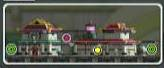
#> input picture docus/archived/msmacro_cv_frame_object_recognize.jpg, 164 x 68 px, given in place of msmacro_cv_frame_original.jpg, which was not available
$ python test_yuyv_detection.py
#> lines starting #> are read from the running program, lines starting #| are printed output that depends on the picture; pictures that were not available may be replaced by others from this repository, and a replacement may not be noted
### msmacro/cv/region_analysis.py
"""
Region-based analysis utilities for CV frames.

Provides functions to analyze specific regions of captured frames for:
- Color detection (white/black/specific colors)
- Template matching in regions
- Text detection (OCR) in regions
- Shape detection in regions
"""

import numpy as np
import cv2
from typing import Tuple, Optional, Dict, Any
from dataclasses import dataclass


@dataclass
class Region:
    """
    Define a rectangular region of interest in a frame.

    Coordinates can be:
    - Absolute pixels: x=100, y=50, width=200, height=100
    - Relative (0.0-1.0): x=0.0, y=0.0, width=0.2, height=0.1 (top-left 20% x 10%)
    """
    x: float  # Left edge (pixels or relative 0.0-1.0)
    y: float  # Top edge (pixels or relative 0.0-1.0)
    width: float  # Width (pixels or relative 0.0-1.0)
    height: float  # Height (pixels or relative 0.0-1.0)
    relative: bool = False  # True if coordinates are relative (0.0-1.0)

    # [491 lines left out: functions to_absolute, extract_region, is_white_region, is_black_region, detect_color_in_region, get_region_average_color and 4 more, not called in this run]


# ============================================================================
# YUYV Format Processing Functions
# ============================================================================
# YUYV (also called YUY2) is a packed YUV format where:
# - 4 bytes represent 2 pixels: [Y0 U Y1 V]
# - Y = luminance (brightness) - 0-255
# - U, V = chrominance (color) - shared between 2 pixels
#
# For white frame detection, we only need the Y channel which directly
# represents brightness, allowing faster processing than full BGR conversion.
# ============================================================================

def bgr_to_yuyv_bytes(bgr_frame: np.ndarray) -> bytes:
    """
    Convert BGR frame to simulated YUYV byte format.

    Since OpenCV's VideoCapture.read() converts YUYV to BGR automatically,
    this function converts it back to YUYV format for processing with
    YUYV-based detection functions.

    Args:
        bgr_frame: BGR frame from OpenCV (HxWx3 numpy array)

    Returns:
        Simulated YUYV bytes (packed format: Y0 U Y1 V)

    Note:
        This is a simulation - real YUYV from camera would be slightly different
        due to chroma subsampling, but Y channel values are equivalent.
    """
    # Convert BGR to YCrCb (OpenCV's YUV equivalent)
    ycrcb = cv2.cvtColor(bgr_frame, cv2.COLOR_BGR2YCrCb)

    h, w = ycrcb.shape[:2]

    # Extract Y, Cr, Cb channels
    y = ycrcb[:, :, 0]  # Y (luminance)
    cr = ycrcb[:, :, 1]  # Cr (red-difference)
    cb = ycrcb[:, :, 2]  # Cb (blue-difference)

    # YUYV packing: Y0 U Y1 V (4 bytes for 2 pixels, U and V shared)
    # U = Cb, V = Cr in YUV terminology
    yuyv_bytes = bytearray(h * w * 2)

    for row in range(h):
        for col in range(0, w, 2):  # Process 2 pixels at a time
            # Get Y values for both pixels
            y0 = y[row, col]
            y1 = y[row, col + 1] if col + 1 < w else y0

            # Get shared U (Cb) and V (Cr) values
            # Average Cb and Cr from both pixels
            u = cb[row, col] if col < w else 128
            v = cr[row, col] if col < w else 128

            # Pack into YUYV format: Y0 U Y1 V
            byte_offset = (row * w * 2) + (col * 2)
            yuyv_bytes[byte_offset + 0] = y0
            yuyv_bytes[byte_offset + 1] = u
            yuyv_bytes[byte_offset + 2] = y1
            yuyv_bytes[byte_offset + 3] = v

    return bytes(yuyv_bytes)


def extract_y_channel_from_yuyv(
    yuyv_data: bytes,
    width: int,
    height: int,
    x: int,
    y: int,
    region_width: int,
    region_height: int
) -> Optional[np.ndarray]:
    """
    Extract Y (luminance) channel from a region of YUYV raw data.

    YUYV packing format: Y0 U Y1 V (4 bytes for 2 pixels)
    Y values are at byte positions: 0, 2, 4, 6, 8, ...

    Args:
        yuyv_data: Raw YUYV bytes from camera
        width: Full frame width in pixels
        height: Full frame height in pixels
        x: Region start X coordinate
        y: Region start Y coordinate
        region_width: Region width in pixels
        region_height: Region height in pixels

    Returns:
        2D numpy array of Y values (uint8), or None on error

    Example:
        >>> # Extract 100x50 region starting at (10, 20)
        >>> y_data = extract_y_channel_from_yuyv(raw_bytes, 1280, 720, 10, 20, 100, 50)
        >>> white_pixels = np.sum(y_data > 240)
    """
    # Validate inputs
    if not yuyv_data:
        return None

    # YUYV uses 2 bytes per pixel (actually 4 bytes per 2 pixels)
    bytes_per_pixel = 2
    expected_size = width * height * bytes_per_pixel

    if len(yuyv_data) < expected_size:
        return None

    # Clamp region to frame boundaries
    x = max(0, min(x, width - 1))
    y = max(0, min(y, height - 1))
    region_width = max(1, min(region_width, width - x))
    region_height = max(1, min(region_height, height - y))

    # Create output array
    y_channel = np.zeros((region_height, region_width), dtype=np.uint8)

    # Extract Y values row by row
    for row in range(region_height):
        frame_row = y + row
        for col in range(region_width):
            frame_col = x + col

            # Calculate byte position in YUYV data
            # Each row has (width * 2) bytes
            # Each pixel's Y value is at even byte positions: 0, 2, 4, ...
            byte_offset = (frame_row * width * 2) + (frame_col * 2)

            if byte_offset < len(yuyv_data):
                y_channel[row, col] = yuyv_data[byte_offset]

    return y_channel


def find_white_border_edges_yuyv(
    y_channel: np.ndarray,
    start_x: int,
    start_y: int,
    max_width: int = 500,
    max_height: int = 150,
    white_threshold: int = 240,
    border_thickness: int = 3
) -> Optional[Tuple[int, int, int, int]]:
    """
    Find white frame edges by scanning from a fixed starting point.

    Scans rightward and downward from the starting point to find white border
    edges, then returns the bounding box of the white-bordered region.

    Args:
        y_channel: Y (luminance) channel data (2D numpy array)
        start_x: Fixed X starting point in the Y channel
        start_y: Fixed Y starting point in the Y channel
        max_width: Maximum width to scan (default: 500)
        max_height: Maximum height to scan (default: 150)
        white_threshold: Minimum Y value for "white" pixels (default: 240)
        border_thickness: Expected border thickness in pixels (default: 3)

    Returns:
        Tuple of (x, y, width, height) relative to Y channel, or None if not found

    Algorithm:
        1. Verify top-left corner has white border
        2. Scan rightward to find right border edge
        3. Scan downward to find bottom border edge
        4. Validate borders are continuous and white
        5. Return bounding box including borders
    """
    h, w = y_channel.shape

    # Validate starting point is within bounds
    if start_x >= w or start_y >= h:
        return None

    # Check if starting point has white border (top-left corner)
    corner_region = y_channel[start_y:start_y+border_thickness,
                               start_x:start_x+border_thickness]
    if corner_region.size == 0:
        return None

    corner_white_ratio = np.sum(corner_region >= white_threshold) / corner_region.size
    if corner_white_ratio < 0.7:  # At least 70% of corner should be white
        return None

    # Scan rightward to find right edge
    # Look for continuous white border in top row
    right_edge = start_x + max_width
    for x in range(start_x + 10, min(start_x + max_width, w)):
        # Check top border at this x position
        top_border = y_channel[start_y:start_y+border_thickness, x:x+border_thickness]
        if top_border.size > 0:
            white_ratio = np.sum(top_border >= white_threshold) / top_border.size
            # If top border becomes non-white, we found the right edge
            if white_ratio < 0.5:
                right_edge = x
                break
    else:
        right_edge = min(start_x + max_width, w)

    frame_width = right_edge - start_x

    # Scan downward to find bottom edge
    # Look for continuous white border in left column
    bottom_edge = start_y + max_height
    for y in range(start_y + 10, min(start_y + max_height, h)):
        # Check left border at this y position
        left_border = y_channel[y:y+border_thickness, start_x:start_x+border_thickness]
        if left_border.size > 0:
            white_ratio = np.sum(left_border >= white_threshold) / left_border.size
            # If left border becomes non-white, we found the bottom edge
            if white_ratio < 0.5:
                bottom_edge = y
                break
    else:
        bottom_edge = min(start_y + max_height, h)

    frame_height = bottom_edge - start_y

    # Validate minimum size
    if frame_width < 50 or frame_height < 20:
        return None

    return (start_x, start_y, frame_width, frame_height)


# [48 lines left out: function validate_dark_background_yuyv, not called in this run]


def detect_white_frame_yuyv(
    yuyv_data: bytes,
    frame_width: int,
    frame_height: int,
    fixed_start_x: int = 68,
    fixed_start_y: int = 56,
    max_frame_width: int = 500,
    max_frame_height: int = 150,
    white_threshold: int = 240
) -> Optional[Dict[str, Any]]:
    """
    Advanced white frame detection using raw YUYV data.

    Optimized for detecting MapleStory party/quest UI frame with white border
    on dark gray background. Uses fixed starting point and variable size detection.

    This function processes YUYV data directly (before BGR conversion) for
    better performance and color accuracy.

    Args:
        yuyv_data: Raw YUYV bytes from capture device
        frame_width: Frame width in pixels (e.g., 1280)
        frame_height: Frame height in pixels (e.g., 720)
        fixed_start_x: Fixed X coordinate where frame always starts (default: 68)
        fixed_start_y: Fixed Y coordinate where frame always starts (default: 56)
        max_frame_width: Maximum frame width to search (default: 500)
        max_frame_height: Maximum frame height to search (default: 150)
        white_threshold: Minimum Y value for white pixels (default: 240)

    Returns:
        Dict with detection result:
            {
                "detected": bool,
                "x": int, "y": int,
                "width": int, "height": int,
                "confidence": float,
                "white_border_quality": float,
                "dark_background": bool,
                "method": "yuyv"
            }
        Or None on critical error

    Example:
        >>> result = detect_white_frame_yuyv(yuyv_bytes, 1280, 720)
        >>> if result and result["detected"]:
        >>>     print(f"Frame at ({result['x']}, {result['y']}) "
        >>>           f"size {result['width']}x{result['height']} "
        >>>           f"confidence {result['confidence']:.2%}")
    """
    # Extract large region around the expected frame location
    # This includes the frame plus surrounding area for background validation
    search_margin = 30
    search_x = max(0, fixed_start_x - search_margin)
    search_y = max(0, fixed_start_y - search_margin)
    search_width = min(max_frame_width + search_margin * 2, frame_width - search_x)
    search_height = min(max_frame_height + search_margin * 2, frame_height - search_y)

    # Extract Y channel for the search region
    y_channel = extract_y_channel_from_yuyv(
        yuyv_data,
        frame_width,
        frame_height,
        search_x,
        search_y,
        search_width,
        search_height
    )

    if y_channel is None:
        return None

    # Convert fixed start point to coordinates within the extracted Y channel
    local_start_x = fixed_start_x - search_x
    local_start_y = fixed_start_y - search_y

    # Find white border edges starting from the fixed point
    edges = find_white_border_edges_yuyv(
        y_channel,
        local_start_x,
        local_start_y,
        max_frame_width,
        max_frame_height,
        white_threshold
    )

    # Default result
    result = {
        "detected": False,
        "x": fixed_start_x,
        "y": fixed_start_y,
        "width": 0,
        "height": 0,
        "confidence": 0.0,
        "white_border_quality": 0.0,
        "dark_background": False,
        "method": "yuyv"
    }

    if edges is None:
        return result

    local_x, local_y, det_width, det_height = edges

    # Convert back to absolute frame coordinates
    abs_x = search_x + local_x
    abs_y = search_y + local_y

    # Validate dark background around the frame
    dark_bg = validate_dark_background_yuyv(
        y_channel,
        local_x,
        local_y,
        det_width,
        det_height
    )

    # Analyze border quality
    # Sample the border pixels (top, left, right, bottom edges)
    border_pixels = []

    # Top border
    top_border = y_channel[local_y:local_y+3, local_x:local_x+det_width]
    if top_border.size > 0:
        border_pixels.append(top_border.flatten())

    # Left border
    left_border = y_channel[local_y:local_y+det_height, local_x:local_x+3]
    if left_border.size > 0:
        border_pixels.append(left_border.flatten())

    # Right border (if within bounds)
    if local_x + det_width < y_channel.shape[1]:
        right_border = y_channel[local_y:local_y+det_height, local_x+det_width-3:local_x+det_width]
        if right_border.size > 0:
            border_pixels.append(right_border.flatten())

    # Bottom border (if within bounds)
    if local_y + det_height < y_channel.shape[0]:
        bottom_border = y_channel[local_y+det_height-3:local_y+det_height, local_x:local_x+det_width]
        if bottom_border.size > 0:
            border_pixels.append(bottom_border.flatten())

    # Calculate border quality
    white_border_quality = 0.0
    if border_pixels:
        all_border = np.concatenate(border_pixels)
        white_border_quality = np.sum(all_border >= white_threshold) / len(all_border)

    # Calculate confidence score
    # High confidence requires:
    # 1. Good white border quality (>70%)
    # 2. Dark background validation
    # 3. Reasonable size
    confidence = 0.0
    if white_border_quality > 0.7 and det_width > 100 and det_height > 30:
        confidence = white_border_quality
        if dark_bg:
            confidence = min(1.0, confidence * 1.2)  # Boost confidence if background is correct

    # Detection successful if confidence > 0.7
    detected = confidence > 0.7

    result.update({
        "detected": detected,
        "x": int(abs_x),
        "y": int(abs_y),
        "width": int(det_width),
        "height": int(det_height),
        "confidence": float(confidence),
        "white_border_quality": float(white_border_quality),
        "dark_background": dark_bg
    })

    return result


# Common region presets for 1280x720 and 1920x1080 screens
REGIONS = {
    # Top-left corner (200x100 pixels)
    "top_left_corner": Region(x=0, y=0, width=200, height=100),

    # Top-left corner (relative: 15% width, 10% height)
    "top_left_relative": Region(x=0.0, y=0.0, width=0.15, height=0.1, relative=True),

    # Top-right corner
    "top_right_corner": Region(x=1.0, y=0.0, width=0.15, height=0.1, relative=True),

    # Bottom-left corner
    "bottom_left_corner": Region(x=0.0, y=0.9, width=0.15, height=0.1, relative=True),

    # Bottom-right corner
    "bottom_right_corner": Region(x=0.85, y=0.9, width=0.15, height=0.1, relative=True),

    # Center region
    "center": Region(x=0.4, y=0.4, width=0.2, height=0.2, relative=True),

    # Top bar (full width, 50 pixels high)
    "top_bar": Region(x=0.0, y=0.0, width=1.0, height=50, relative=False),

    # Bottom bar (full width, 50 pixels high)
    "bottom_bar": Region(x=0.0, y=1.0, width=1.0, height=50, relative=False),
}

### scripts/test_yuyv_detection.py
#!/usr/bin/env python3
"""
Test YUYV-based white frame detection with real MapleStory frames.
"""

import cv2
import sys
import os
sys.path.insert(0, os.path.dirname(os.path.dirname(os.path.abspath(__file__))))

from msmacro.cv.region_analysis import (
    detect_white_frame_yuyv,
    bgr_to_yuyv_bytes
)

def test_frame(image_path, description):
    """Test detection on a single frame."""
    print(f"\n{'='*70}")
    print(f"Testing: {description}")
    print(f"File: {image_path}")
    print(f"{'='*70}")

    # Load frame
    frame = cv2.imread(image_path)
    if frame is None:
        print(f"ERROR: Failed to load image: {image_path}")
        return False

    h, w = frame.shape[:2]
    print(f"Frame dimensions: {w}x{h}")

    # Convert BGR to YUYV
    print("\nConverting BGR to YUYV...")
    yuyv_bytes = bgr_to_yuyv_bytes(frame)
    print(f"YUYV data size: {len(yuyv_bytes):,} bytes ({len(yuyv_bytes)/(1024*1024):.2f} MB)")

    # Run detection
    print("\nRunning YUYV detection...")
    result = detect_white_frame_yuyv(
        yuyv_bytes,
        w,
        h,
        fixed_start_x=68,
        fixed_start_y=56,
        max_frame_width=500,
        max_frame_height=150,
        white_threshold=240
    )

    if result is None:
        print("ERROR: Detection returned None")
        return False

    # Display results
    print("\nDetection Results:")
    print(f"  Detected: {result['detected']}")
    print(f"  Position: ({result['x']}, {result['y']})")
    print(f"  Size: {result['width']}x{result['height']}")
    print(f"  Confidence: {result['confidence']:.2%}")
    print(f"  White Border Quality: {result['white_border_quality']:.2%}")
    print(f"  Dark Background: {result['dark_background']}")
    print(f"  Method: {result['method']}")

    if result['detected']:
        print(f"\n✓ SUCCESS: White frame detected with {result['confidence']:.0%} confidence")

        # Draw overlays on original frame
        x, y, width, height = result['x'], result['y'], result['width'], result['height']

        # Red rectangle
        cv2.rectangle(
            frame,
            (x, y),
            (x + width, y + height),
            (0, 0, 255),  # Red
            2
        )

        # Confidence badge
        confidence_text = f"{result['confidence']:.0%}"
        font = cv2.FONT_HERSHEY_SIMPLEX
        font_scale = 0.6
        font_thickness = 2

        (text_width, text_height), _ = cv2.getTextSize(
            confidence_text,
            font,
            font_scale,
            font_thickness
        )

        badge_x = x + width - text_width - 8
        badge_y = y + text_height + 8

        # Background
        cv2.rectangle(
            frame,
            (badge_x - 4, badge_y - text_height - 4),
            (badge_x + text_width + 4, badge_y + 4),
            (0, 0, 255),  # Red background
            -1
        )

        # Text
        cv2.putText(
            frame,
            confidence_text,
            (badge_x, badge_y),
            font,
            font_scale,
            (255, 255, 255),  # White text
            font_thickness
        )

        # Save result
        output_path = image_path.replace('.jpg', '_detected.jpg')
        cv2.imwrite(output_path, frame)
        print(f"\nSaved result with overlays to: {output_path}")

        return True
    else:
        print(f"\n✗ FAILED: No white frame detected")
        return False

def main():
    """Test detection on all example frames."""
    test_files = [
        ("/Users/boweixiao/Downloads/msmacro_cv_frame_original.jpg",
         "Original captured frame"),
        ("/Users/boweixiao/Downloads/msmacro_cv_frame_redmark.jpg",
         "Frame with red rectangle marker"),
    ]

    print("=" * 70)
    print("YUYV-Based White Frame Detection Test")
    print("=" * 70)

    results = []
    for path, desc in test_files:
        success = test_frame(path, desc)
#> in test_frame, frame is the input picture: shape (68, 164, 3); mean B, G, R 81, 92.2, 91.1
#| Frame dimensions: 164x68
#> in bgr_to_yuyv_bytes, `ycrcb = cv2.cvtColor(bgr_frame, cv2.COLOR_BGR2YCrCb)`: ycrcb: shape (68, 164, 3); mean of channels 0, 1, 2 90.6, 128.3, 122.6
#> in bgr_to_yuyv_bytes, `y = ycrcb[:, :, 0]`:
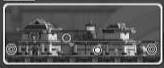
#> y: shape (68, 164); min 3, max 254, mean 90.6
#> in bgr_to_yuyv_bytes, `cr = ycrcb[:, :, 1]`:
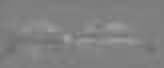
#> cr: shape (68, 164); min 106, max 162, mean 128.3
#> in bgr_to_yuyv_bytes, `cb = ycrcb[:, :, 2]`:
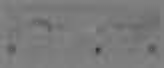
#> cb: shape (68, 164); min 44, max 138, mean 122.6
#| YUYV data size: 22,304 bytes (0.02 MB)
#> after the loop in extract_y_channel_from_yuyv, `for row in range(region_height):`:
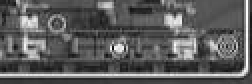
#> y_channel: shape (42, 126) (shown 2 times larger); min 12, max 254, mean 92.2
#> in test_frame, `result = detect_white_frame_yuyv( yuyv_bytes, w, h, fixed_start_x=68, ..`: result = 9 items
#|   Detected: False
#|   Position: (68, 56)
#|   Size: 0x0
#|   Confidence: 0.00%
#|   White Border Quality: 0.00%
#|   Dark Background: False
#|   Method: yuyv
        results.append((desc, success))

    # Summary
    print(f"\n{'='*70}")
    print("Test Summary")
    print(f"{'='*70}")

    passed = sum(1 for _, success in results if success)
    total = len(results)

    for desc, success in results:
        status = "✓ PASS" if success else "✗ FAIL"
        print(f"{status}: {desc}")

    print(f"\nTotal: {passed}/{total} tests passed ({passed/total:.0%})")

    if passed == total:
        print("\n🎉 All tests passed!")
        return 0
    else:
        print(f"\n⚠️  {total - passed} test(s) failed")
        return 1

if __name__ == '__main__':
#> (the run stopped early here; a loop or call above may not have finished)
